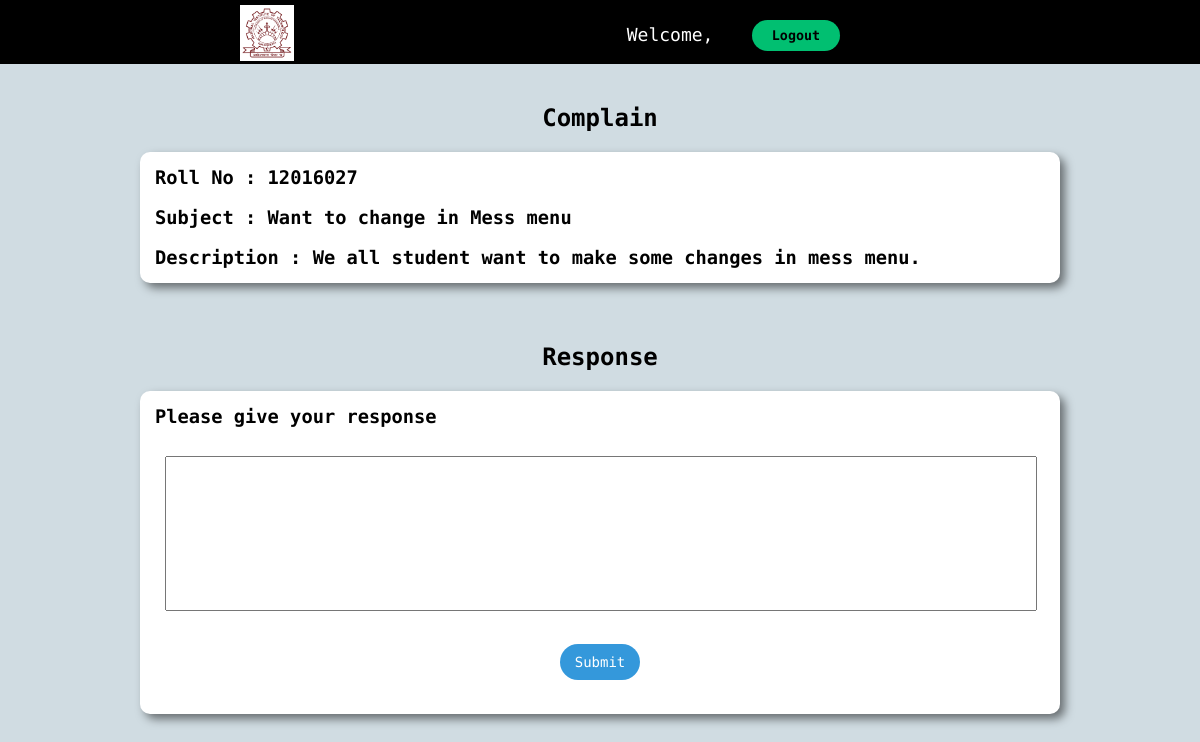
The app's page /admin/view_complain.php?c_id=8 with its own data.
### tables this page shows
CREATE TABLE `student_complains` (
  `com_id` int(11) NOT NULL,
  `student_roll` int(11) NOT NULL,
  `com_subject` text NOT NULL,
  `com_desc` text NOT NULL,
  `response` text NOT NULL
);

### admin/view_complain.php (the view, shortened to what this page needs)
<?php
include '../partials/db_connect.php';
?>
<!DOCTYPE html>
<html lang="en">
<head>
    <link rel="stylesheet" href="../css/student.css">
    <link rel="stylesheet" href="../css/leaverequest.css">
</head>
<body class="com_body">
    <?php
    $com_id = $_GET['c_id'];
    $sql = "SELECT * FROM student_complains WHERE com_id = $com_id";
    $res = mysqli_query($conn, $sql);
    $count = mysqli_num_rows($res);
    if ($count == 1) {
        $rows = mysqli_fetch_assoc($res);
        $roll_no = $rows['student_roll'];
        $com_subject = $rows['com_subject'];
        $com_desc = $rows['com_desc'];
    }
    ?>
    <div class="nav-content">
        <div class="wrapper">
            <div class="nav-align">
                <div class="nav-logo">
                    <a href=""><img src="../image/logo.png" alt="NIT kkr Logo" style="background-color:white;"></a>
                </div>
                <div class="nav-links">
                    <ul class="text-center">
                        <li style="color:white;">Welcome,</li>
                        <button class="btn-primary res-btn" style="margin-left:2vw; margin-top:2.5vh;"
                            onclick="change2()">Logout</button>
                    </ul>
                </div>
            </div>
        </div>
    </div>
    <div class="wrapper">
        <h2 class="text-center">Complain</h2>
        <div class="complains">
            <h3>Roll No :
                <?php echo $roll_no ?>
            </h3><br>
            <h3>Subject :
                <?php echo $com_subject ?>
            </h3><br>
            <h3>Description :
                <?php echo $com_desc ?>
            </h3>
        </div>
        <h2 class="text-center">Response</h2>
        <div class="complains">
            <h3>Please give your response</h3><br>
            <form action="" method="post">
                <textarea id="" style="width: 98%; margin: 10px; resize:none; padding: 10px; font-size: 16px;"
                    rows="7" name="response"></textarea>
                <br><br>
                <center><button type="submit" class="btnprofile" name="res_submit">Submit</button></center>
            </form>
            <br>
        </div>
    </div>
</body>

### css/student.css (style rules this page uses)
* { padding: 0; margin: 0; box-sizing: border-box; font-family: "Encode Sans Expanded", sans-serif; }
body { height: 100vh; width: 100vw; overflow-x: hidden !important; }
.wrapper { width: 80%; margin: 0 auto; }
.text-center { text-align: center; }
.btn-primary { padding: 8px 20px; border-radius: 25px; background-color: #01bf71; border: none; font-weight: bold; }
.nav-content { min-height: 8vh; background-color: black; }
.nav-align { background-color: black; max-height: 8vh; display: flex; justify-content: space-between; gap: 20px; margin-left: 10vw; margin-right: 20vw; }
.nav-logo a img { height: 7vh; padding: 2px; margin-top: 0.6vh; }
.nav-links ul { display: flex; gap: 0.6vw; font-size: large; text-decoration: none; }
.nav-links ul li { margin-top: 3vh; }
.nav-links ul li { list-style-type: none; }

### css/leaverequest.css (style rules this page uses)
* { padding: 0; margin: 0; box-sizing: border-box; font-family: "Encode Sans Expanded", sans-serif; }
body { height: 100vh; width: 100vw; }
h2 { padding-top: 40px; }
.btnprofile { color: white; background-color: #3498db; font-size: 14px; border: none; padding: 10px 15px; border-radius: 50px; }
::placeholder { color: #fff; }
.com_body { background-color: rgb(208, 220, 226); }
.complains { padding: 15px; box-shadow: 5px 5px 10px rgba(1,1,1,0.5); margin: 20px; border-radius: 10px; background-color: white; }
a { text-decoration: none; }

### records on screen
student_complains: student_roll "12016027", com_subject "Want to change in Mess menu", com_desc "We all student want to make some changes in mess menu."
